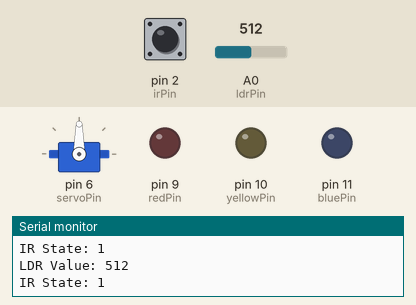
The sketch below on a simulated Arduino Uno, built with avr-gcc and run on an emulated ATmega328P. On the bench: servo, output pins drawn as LEDs (lit = HIGH), the last lines printed to the serial monitor. Dashed ring = blinking. Inputs (shaded band) come from the test bench; at power-on: pin 2 (irPin) HIGH, A0 (ldrPin) = 512.

Above: at 1.2 s.
1.3 s: pin 2 (irPin) driven LOW
At 3.96 s:
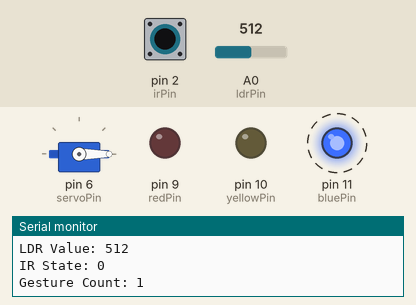
4.3 s: A0 (ldrPin) set to 534
At 7.1 s:
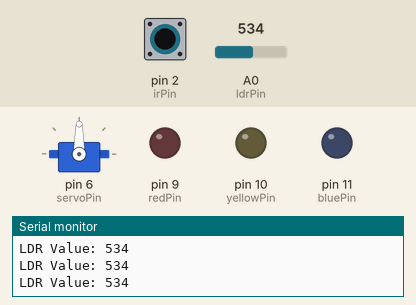
7.3 s: A0 (ldrPin) set to 511
10.3 s: pin 2 (irPin) pulsed HIGH 2 times (0.12 s each, 0.3 s apart)
At 13.1 s:
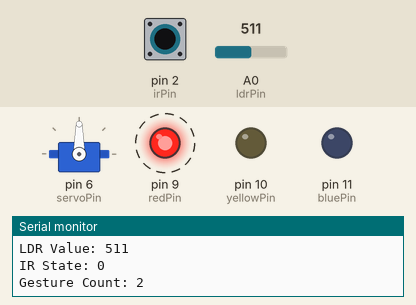
Timing chart, 0 to 14.9 s (numbered marks = the images above; inputs shaded):
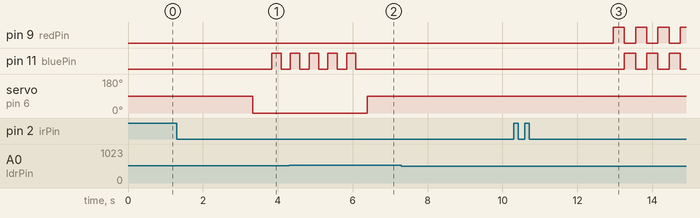

The sketch:

GestureGlow_A_Smart_Ambient_Controller_Activated_in_Darkness.ino
```cpp
#include <Servo.h>

// --- Pin Definitions ---
const int irPin = 2;
const int redPin = 9;
const int yellowPin = 10;
const int bluePin = 11;
const int servoPin = 6;
const int ldrPin = A0;

// --- State Variables ---
bool lastIrState = HIGH;
bool gestureWindowActive = false;
int gestureCount = 0;
unsigned long gestureStartTime = 0;
int ldrThreshold = 520; // Adjust this based on your environment

Servo myServo;

// --- Setup ---
void setup() {
  pinMode(irPin, INPUT);
  pinMode(redPin, OUTPUT);
  pinMode(yellowPin, OUTPUT);
  pinMode(bluePin, OUTPUT);

  myServo.attach(servoPin);
  myServo.write(90); // Neutral start

  clearLEDs();

  Serial.begin(9600);
}

// --- Utility Functions ---
void clearLEDs() {
  analogWrite(redPin, 0);
  analogWrite(yellowPin, 0);
  analogWrite(bluePin, 0);
}

void setLEDs(int r, int y, int b) {
  analogWrite(redPin, r);
  analogWrite(yellowPin, y);
  analogWrite(bluePin, b);
}

// --- Gesture Handler ---
void handleGestureActions() {
  Serial.print("Gesture Count: ");
  Serial.println(gestureCount);

  unsigned long startTime = millis();

  if (gestureCount == 1) {
    myServo.write(0);
    delay(500);
    while (millis() - startTime < 3000) {
      setLEDs(0, 0, 255); delay(250);  // Blue
      clearLEDs(); delay(250);
    }

  } else if (gestureCount == 2) {
    myServo.write(90);
    delay(500);
    while (millis() - startTime < 3000) {
      setLEDs(255, 0, 0); delay(300);  // Red
      setLEDs(0, 0, 255); delay(300);  // Blue
    }

  } else if (gestureCount == 3) {
    myServo.write(180);
    delay(500);
    while (millis() - startTime < 3000) {
      setLEDs(255, 0, 0); delay(300);   // Red
      setLEDs(255, 255, 0); delay(300); // Yellow
      setLEDs(0, 0, 255); delay(300);   // Blue
    }
  }

  clearLEDs();
  gestureCount = 0;
  gestureWindowActive = false;
}

// --- IR Input Monitor ---
void checkGesture() {
  bool irState = digitalRead(irPin);
  Serial.print("IR State: ");
  Serial.println(irState);

  if (lastIrState == HIGH && irState == LOW) {
    if (!gestureWindowActive) {
      gestureWindowActive = true;
      gestureStartTime = millis();
      gestureCount = 1;
    } else {
      gestureCount++;
    }
  }

  lastIrState = irState;

  if (gestureWindowActive && millis() - gestureStartTime > 2000) {
    handleGestureActions();
  }
}

// --- Main Loop ---
void loop() {
  int ldrValue = analogRead(ldrPin);
  Serial.print("LDR Value: ");
  Serial.println(ldrValue);

  if (ldrValue < ldrThreshold) {
    // Only check gestures in the dark
    checkGesture();
  } else {
    // If it's bright, reset everything
    gestureWindowActive = false;
    gestureCount = 0;
    clearLEDs();
    myServo.write(90); // Reset to center
  }

  delay(50);
}
```

Measured:
- the behaviour switches between 519 and 520 on A0 (ldrPin) (found by bisection; images 1 and 2)
- after the input at 1.3 s, pin 11 (bluePin): LOW → HIGH after 2.5 s, → LOW 0.25 s later; servo on pin 6 (servoPin): 90° → 0° after 2.0 s
- after the input at 4.3 s, servo on pin 6 (servoPin): 0° → 90° after 2.1 s
- after the input at 10.3 s, pin 9 (redPin): alternates HIGH for 0.30 s and LOW for 0.30 s, starting after 2.7 s; pin 11 (bluePin): alternates HIGH for 0.30 s and LOW for 0.30 s, starting after 3.0 s
